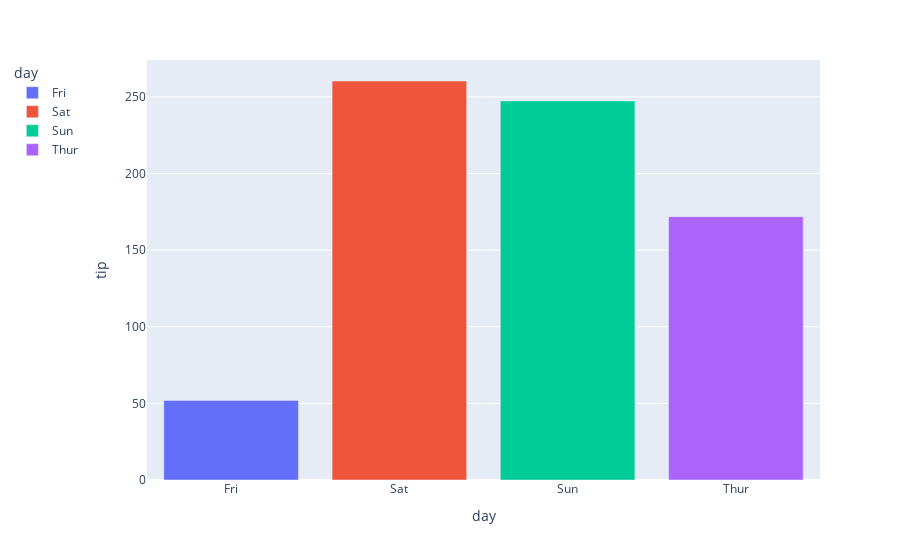

The notebook cell saved with this chart:
### Code cell
fig = px.bar(
    data_frame = tips_n_sizes,
    x = 'day',
    y = 'tip',
    color = 'day'
)
fig.update_layout({
    'showlegend': True,
    'legend': {'x': -.2}
})
fig.show()

### Figure 1 — Plotly figure (JSON) as saved in the notebook; plotly's stock layout.template omitted (floating-point values rounded to 4 significant figures)
{"data": [{"hovertemplate": "day=%{x}<br>tip=%{y}<extra></extra>", "legendgroup": "Fri", "marker": {"color": "#636efa", "pattern": {"shape": ""}}, "name": "Fri", "orientation": "v", "showlegend": true, "textposition": "auto", "type": "bar", "x": ["Fri"], "xaxis": "x", "y": [51.96], "yaxis": "y"}, {"hovertemplate": "day=%{x}<br>tip=%{y}<extra></extra>", "legendgroup": "Sat", "marker": {"color": "#EF553B", "pattern": {"shape": ""}}, "name": "Sat", "orientation": "v", "showlegend": true, "textposition": "auto", "type": "bar", "x": ["Sat"], "xaxis": "x", "y": [260.4], "yaxis": "y"}, {"hovertemplate": "day=%{x}<br>tip=%{y}<extra></extra>", "legendgroup": "Sun", "marker": {"color": "#00cc96", "pattern": {"shape": ""}}, "name": "Sun", "orientation": "v", "showlegend": true, "textposition": "auto", "type": "bar", "x": ["Sun"], "xaxis": "x", "y": [247.4], "yaxis": "y"}, {"hovertemplate": "day=%{x}<br>tip=%{y}<extra></extra>", "legendgroup": "Thur", "marker": {"color": "#ab63fa", "pattern": {"shape": ""}}, "name": "Thur", "orientation": "v", "showlegend": true, "textposition": "auto", "type": "bar", "x": ["Thur"], "xaxis": "x", "y": [171.8], "yaxis": "y"}], "layout": {"barmode": "relative", "legend": {"title": {"text": "day"}, "tracegroupgap": 0, "x": -0.2}, "margin": {"t": 60}, "showlegend": true, "xaxis": {"anchor": "y", "categoryarray": ["Fri", "Sat", "Sun", "Thur"], "categoryorder": "array", "domain": [0, 1], "title": {"text": "day"}}, "yaxis": {"anchor": "x", "domain": [0, 1], "title": {"text": "tip"}}}}
